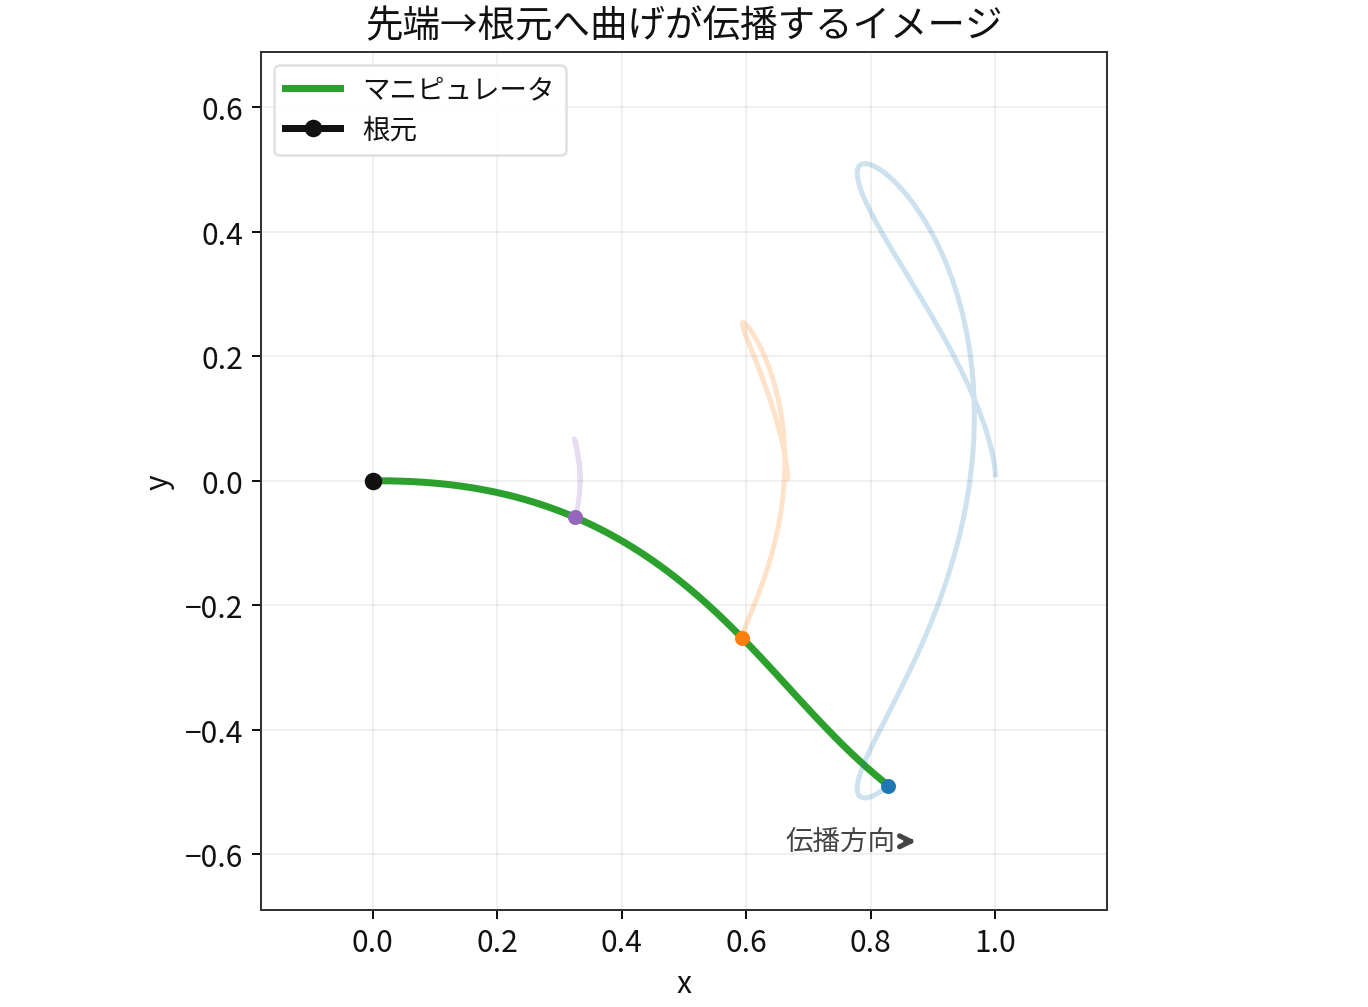

Here is the Python script that generated this plot:
#!/usr/bin/env python3
"""Leader-follower visualization for a continuum manipulator (signed bend propagation).

ユーザ定義のリーダーフォロワー（先端→根元へ伝播）を、
"曲率が時間遅れで根元側へ伝わる" という形で簡易モデル化します。

ポイント:
- 1本のマニピュレータ（2Dバックボーン）
- 先端が出す「曲げ角」入力 $\theta_{tip}(t)$（符号付き）が、速度 c で根元側へ伝播
    $\theta(s,t) = \theta_{tip}(t - (L-s)/c) \cdot (s/L)$
- $\theta(s,t)$ をそのまま接線角として積分して形状 (x(s), y(s)) を生成
    → 断面ごとに遅れが入るので「追従している感」が出やすい
- 折り返し（符号反転）も自然に伝播
- GIF保存して、その後に表示まで同一スクリプトで完結

物理的に厳密なCosseratロッドではなく、視覚化用のトイモデルです。
"""

from __future__ import annotations

import math
import os
import subprocess
from dataclasses import dataclass
from pathlib import Path

import numpy as np
import matplotlib.pyplot as plt
from matplotlib.animation import FuncAnimation, PillowWriter
from matplotlib import font_manager

try:
    from PIL import Image  # pillow
except Exception as exc:  # pragma: no cover
    raise SystemExit(
        "Pillow が必要です。`pip install pillow matplotlib numpy` を実行してください。"
    ) from exc


@dataclass(frozen=True)
class SimParams:
    # Geometry
    n_points: int = 70
    length: float = 1.0

    # Time
    dt: float = 0.03
    n_steps: int = 280

    # Leader input: tip bend angle (signed)
    theta_amp: float = 1.3  # [rad]  (bigger -> larger swing and curvature)
    theta_w: float = 2.0 * math.pi * 0.22

    # Propagation (tip -> base)
    propagation_speed: float = 0.7  # [length/s], bigger -> faster propagation
    time_smoothing: float = 0.45  # 0..1, larger -> more responsive
    space_smoothing: float = 0.12  # 0..1, smaller -> allows sharper bends

    # Rendering
    fps: int = 20
    gif_name: str = "leader_follower_curvature_wave.gif"
    dpi: int = 180
    trail_len: int = 140

    # Slide-friendly visuals
    figsize: tuple[float, float] = (7.6, 5.6)
    use_japanese_labels: bool = True
    save_keyframe_png: bool = True
    keyframe_index: int = 0  # overwritten to mid-step if 0
    show_numbers: bool = False


def _set_slide_style(use_japanese: bool) -> None:
    """Apply slide-friendly matplotlib defaults (fonts/linewidths/colors)."""
    plt.rcParams.update(
        {
            "figure.facecolor": "white",
            "axes.facecolor": "white",
            "axes.edgecolor": "#333333",
            "axes.labelcolor": "#111111",
            "xtick.color": "#111111",
            "ytick.color": "#111111",
            "text.color": "#111111",
            "axes.titlesize": 15,
            "axes.labelsize": 12,
            "font.size": 12,
            "legend.fontsize": 11,
            "lines.linewidth": 2.8,
        }
    )

    if not use_japanese:
        return

    # Prefer common Japanese fonts if available (fallback-safe).
    candidates = [
        "Noto Sans CJK JP",
        "Noto Sans JP",
        "IPAexGothic",
        "IPAPGothic",
        "TakaoGothic",
        "Yu Gothic",
    ]
    available_names = {f.name for f in font_manager.fontManager.ttflist}
    for name in candidates:
        if name in available_names:
            plt.rcParams["font.family"] = [name, "DejaVu Sans"]
            break


def leader_theta_tip(t: float, p: SimParams) -> float:
    """Signed tip bend angle (leader command)."""
    return p.theta_amp * math.sin(p.theta_w * t)


def _delayed_from_history(hist: np.ndarray, step: int, s: np.ndarray, p: SimParams) -> np.ndarray:
    """Compute delayed signal value at each s using history and fractional delay."""
    L = p.length
    c = max(1e-6, p.propagation_speed)
    dt = p.dt

    # Delay is larger near the base.
    delays = (L - s) / c
    delay_steps = delays / dt

    idx_f = step - delay_steps
    idx0 = np.floor(idx_f).astype(int)
    frac = (idx_f - idx0).astype(float)

    idx0 = np.clip(idx0, 0, len(hist) - 2)
    idx1 = idx0 + 1

    v0 = hist[idx0]
    v1 = hist[idx1]
    return (1.0 - frac) * v0 + frac * v1


def theta_to_backbone(theta: np.ndarray, p: SimParams) -> tuple[np.ndarray, np.ndarray]:
    """Integrate tangent angle into a planar backbone curve (x(s), y(s)), base fixed."""
    n = p.n_points
    ds = p.length / (n - 1)
    x = np.zeros(n, dtype=float)
    y = np.zeros(n, dtype=float)
    x[1:] = np.cumsum(np.cos(theta[:-1])) * ds
    y[1:] = np.cumsum(np.sin(theta[:-1])) * ds
    return x, y


def simulate(p: SimParams) -> dict[str, np.ndarray]:
    n = p.n_points
    s = np.linspace(0.0, p.length, n)

    # Precompute tip angle history
    th_hist = np.zeros(p.n_steps + 2, dtype=float)
    for step in range(p.n_steps + 2):
        th_hist[step] = leader_theta_tip(step * p.dt, p)

    xs = np.zeros((p.n_steps, n), dtype=float)
    ys = np.zeros((p.n_steps, n), dtype=float)
    thetas = np.zeros((p.n_steps, n), dtype=float)

    # Smoothing state
    theta_prev = np.zeros(n, dtype=float)

    # Markers (4 points -> 3 sections)
    marker_ids = np.array(
        [
            0,
            int(round((1.0 / 3.0) * (n - 1))),
            int(round((2.0 / 3.0) * (n - 1))),
            n - 1,
        ],
        dtype=int,
    )
    marker_xy = np.zeros((p.n_steps, len(marker_ids), 2), dtype=float)

    for step in range(p.n_steps):
        # Delayed tip angle for each cross-section
        th_delayed = _delayed_from_history(th_hist, step, s, p)

        # Map to a backbone tangent-angle field.
        # Multiply by (s/L) so base stays roughly aligned while the bend propagates.
        theta_raw = th_delayed * (s / p.length)

        # Time smoothing (first-order low-pass)
        a_t = float(np.clip(p.time_smoothing, 0.0, 1.0))
        theta_sm = (1.0 - a_t) * theta_prev + a_t * theta_raw

        # Space smoothing (one Jacobi step on a Laplacian)
        a_s = float(np.clip(p.space_smoothing, 0.0, 1.0))
        theta_new = theta_sm.copy()
        if a_s > 0.0:
            lap = np.zeros_like(theta_new)
            lap[1:-1] = theta_new[0:-2] - 2.0 * theta_new[1:-1] + theta_new[2:]
            lap[0] = theta_new[1] - theta_new[0]
            lap[-1] = theta_new[-2] - theta_new[-1]
            theta_new = theta_new + a_s * lap

        theta_prev = theta_new
        x, y = theta_to_backbone(theta_new, p)

        thetas[step] = theta_new
        xs[step] = x
        ys[step] = y
        marker_xy[step] = np.stack([x[marker_ids], y[marker_ids]], axis=-1)

    return {
        "s": s,
        "xs": xs,
        "ys": ys,
        "thetas": thetas,
        "marker_ids": marker_ids,
        "marker_xy": marker_xy,
    }


def save_gif(traj: dict[str, np.ndarray], p: SimParams, out_path: Path) -> None:
    xs, ys = traj["xs"], traj["ys"]
    marker_ids = traj["marker_ids"]
    marker_xy = traj["marker_xy"]

    _set_slide_style(p.use_japanese_labels)
    fig, ax = plt.subplots(figsize=p.figsize, constrained_layout=True)
    ax.set_aspect("equal", adjustable="box")
    ax.grid(True, alpha=0.18)
    if p.use_japanese_labels:
        ax.set_title("先端\u2192根元へ曲げが伝播するイメージ")
        ax.set_xlabel("x")
        ax.set_ylabel("y")
    else:
        ax.set_title("Signed bend propagation (tip \u2192 base)")
        ax.set_xlabel("x")
        ax.set_ylabel("y")

    all_x = xs.reshape(-1)
    all_y = ys.reshape(-1)
    pad = 0.18
    ax.set_xlim(float(all_x.min() - pad), float(all_x.max() + pad))
    ax.set_ylim(float(all_y.min() - pad), float(all_y.max() + pad))

    (body_line,) = ax.plot([], [], color="#2ca02c", label=("マニピュレータ" if p.use_japanese_labels else "Manipulator"))
    (base_dot,) = ax.plot([0.0], [0.0], marker="o", color="#111111", ms=6, label=("根元" if p.use_japanese_labels else "Base"))

    palette = ["#111111", "#9467bd", "#ff7f0e", "#1f77b4", "#8c564b"]
    marker_colors = palette[: len(marker_ids)]
    marker_dots = []
    marker_trails = []
    for c in marker_colors:
        (dot,) = ax.plot([], [], marker="o", color=c, ms=5)
        (trail,) = ax.plot([], [], lw=2.0, color=c, alpha=0.22)
        marker_dots.append(dot)
        marker_trails.append(trail)

    # Annotation: propagation direction
    if p.use_japanese_labels:
        ax.annotate(
            "伝播方向",
            xy=(0.78, 0.08),
            xytext=(0.62, 0.08),
            xycoords="axes fraction",
            textcoords="axes fraction",
            arrowprops={"arrowstyle": "->", "color": "#444444", "lw": 2.0},
            ha="left",
            va="center",
            fontsize=11,
            color="#444444",
        )
    else:
        ax.annotate(
            "Propagation",
            xy=(0.78, 0.08),
            xytext=(0.62, 0.08),
            xycoords="axes fraction",
            textcoords="axes fraction",
            arrowprops={"arrowstyle": "->", "color": "#444444", "lw": 2.0},
            ha="left",
            va="center",
            fontsize=11,
            color="#444444",
        )

    ax.legend(loc="upper left", frameon=True, framealpha=0.9, edgecolor="#dddddd")

    def init():
        body_line.set_data([], [])
        for dot, trail in zip(marker_dots, marker_trails, strict=True):
            dot.set_data([], [])
            trail.set_data([], [])
        artists = [body_line, base_dot]
        artists.extend(marker_dots)
        artists.extend(marker_trails)
        return tuple(artists)

    def update(i: int):
        body_line.set_data(xs[i], ys[i])

        trail_start = max(0, i + 1 - p.trail_len)
        for k in range(len(marker_ids)):
            marker_dots[k].set_data([marker_xy[i, k, 0]], [marker_xy[i, k, 1]])
            marker_trails[k].set_data(
                marker_xy[trail_start : i + 1, k, 0],
                marker_xy[trail_start : i + 1, k, 1],
            )

        artists = [body_line, base_dot]
        artists.extend(marker_dots)
        artists.extend(marker_trails)
        return tuple(artists)

    ani = FuncAnimation(
        fig,
        update,
        frames=range(p.n_steps),
        init_func=init,
        interval=1000.0 / p.fps,
        blit=True,
    )

    out_path.parent.mkdir(parents=True, exist_ok=True)
    ani.save(out_path, writer=PillowWriter(fps=p.fps), dpi=p.dpi)

    # Save a keyframe PNG for slides (static insert)
    if p.save_keyframe_png:
        idx = p.keyframe_index
        if idx <= 0 or idx >= p.n_steps:
            idx = p.n_steps // 2
        body_line.set_data(xs[idx], ys[idx])
        trail_start = max(0, idx + 1 - p.trail_len)
        for k in range(len(marker_ids)):
            marker_dots[k].set_data([marker_xy[idx, k, 0]], [marker_xy[idx, k, 1]])
            marker_trails[k].set_data(
                marker_xy[trail_start : idx + 1, k, 0],
                marker_xy[trail_start : idx + 1, k, 1],
            )
        png_path = out_path.with_suffix(".png")
        fig.savefig(png_path, dpi=p.dpi)
        print(f"Keyframe PNG saved: {png_path}")
    plt.close(fig)


def display_saved_gif(gif_path: Path) -> None:
    """Display the saved GIF.

    Preference order:
    1) Jupyter/VS Code notebook: inline via IPython.display
    2) Desktop environment: open via xdg-open
    3) Fallback: play frames in a Matplotlib window (if possible)
    """

    try:
        from IPython import get_ipython  # type: ignore
        from IPython.display import Image as IPyImage  # type: ignore
        from IPython.display import display  # type: ignore

        if get_ipython() is not None:
            display(IPyImage(filename=str(gif_path)))
            return
    except Exception:
        pass

    if os.environ.get("DISPLAY") or os.environ.get("WAYLAND_DISPLAY"):
        try:
            subprocess.Popen(
                ["xdg-open", str(gif_path)],
                stdout=subprocess.DEVNULL,
                stderr=subprocess.DEVNULL,
            )
            return
        except Exception:
            pass

    im = Image.open(gif_path)
    frames: list[np.ndarray] = []
    try:
        while True:
            frames.append(np.array(im.convert("RGBA")))
            im.seek(im.tell() + 1)
    except EOFError:
        pass

    if not frames:
        raise RuntimeError("GIF のフレーム読み込みに失敗しました")

    fig, ax = plt.subplots(figsize=(6.0, 4.5))
    ax.set_axis_off()
    ax.set_title(f"Saved GIF preview: {gif_path.name}")
    img = ax.imshow(frames[0])

    def update(i: int):
        img.set_data(frames[i])
        return (img,)

    _ = FuncAnimation(fig, update, frames=len(frames), interval=50, blit=True)
    plt.show()


def main() -> None:
    p = SimParams()
    traj = simulate(p)

    out_path = Path(__file__).resolve().parent / p.gif_name
    save_gif(traj, p, out_path)

    print(f"GIF saved: {out_path}")
    display_saved_gif(out_path)


if __name__ == "__main__":
    main()
